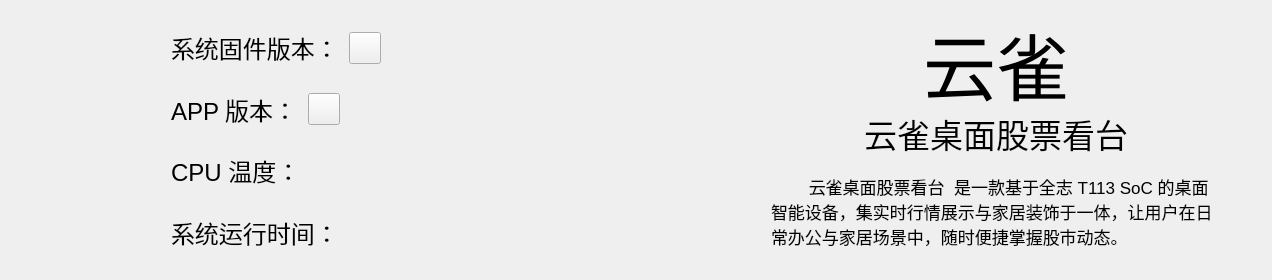
<?xml version="1.0" encoding="UTF-8"?>
<ui version="4.0">
 <class>SysinfoPage</class>
 <widget class="QWidget" name="SysinfoPage">
  <property name="geometry">
   <rect>
    <x>0</x>
    <y>0</y>
    <width>1272</width>
    <height>280</height>
   </rect>
  </property>
  <property name="sizePolicy">
   <sizepolicy hsizetype="Fixed" vsizetype="Preferred">
    <horstretch>0</horstretch>
    <verstretch>0</verstretch>
   </sizepolicy>
  </property>
  <property name="minimumSize">
   <size>
    <width>1272</width>
    <height>0</height>
   </size>
  </property>
  <property name="windowTitle">
   <string>Form</string>
  </property>
  <layout class="QHBoxLayout" name="horizontalLayout_8">
   <item>
    <spacer name="horizontalSpacer_7">
     <property name="orientation">
      <enum>Qt::Horizontal</enum>
     </property>
     <property name="sizeHint" stdset="0">
      <size>
       <width>40</width>
       <height>20</height>
      </size>
     </property>
    </spacer>
   </item>
   <item>
    <widget class="QWidget" name="infoWidget" native="true">
     <layout class="QVBoxLayout" name="verticalLayout">
      <item>
       <widget class="QWidget" name="sysVerWidget" native="true">
        <property name="minimumSize">
         <size>
          <width>0</width>
          <height>0</height>
         </size>
        </property>
        <layout class="QHBoxLayout" name="horizontalLayout_4">
         <property name="spacing">
          <number>10</number>
         </property>
         <property name="leftMargin">
          <number>0</number>
         </property>
         <property name="topMargin">
          <number>0</number>
         </property>
         <property name="rightMargin">
          <number>0</number>
         </property>
         <property name="bottomMargin">
          <number>0</number>
         </property>
         <item>
          <widget class="QLabel" name="sysVerIconLabel">
           <property name="sizePolicy">
            <sizepolicy hsizetype="Fixed" vsizetype="Fixed">
             <horstretch>0</horstretch>
             <verstretch>0</verstretch>
            </sizepolicy>
           </property>
           <property name="minimumSize">
            <size>
             <width>48</width>
             <height>48</height>
            </size>
           </property>
           <property name="maximumSize">
            <size>
             <width>48</width>
             <height>48</height>
            </size>
           </property>
           <property name="text">
            <string/>
           </property>
           <property name="pixmap">
            <pixmap resource="../../res.qrc">:/res/icon/pageIcon/sysinfoPage/version-sys.png</pixmap>
           </property>
          </widget>
         </item>
         <item>
          <widget class="QLabel" name="sysVerLabel">
           <property name="sizePolicy">
            <sizepolicy hsizetype="Preferred" vsizetype="Fixed">
             <horstretch>0</horstretch>
             <verstretch>0</verstretch>
            </sizepolicy>
           </property>
           <property name="minimumSize">
            <size>
             <width>0</width>
             <height>0</height>
            </size>
           </property>
           <property name="font">
            <font>
             <pointsize>18</pointsize>
            </font>
           </property>
           <property name="text">
            <string>系统固件版本：</string>
           </property>
          </widget>
         </item>
         <item>
          <widget class="QPushButton" name="sysUpdateBtn">
           <property name="maximumSize">
            <size>
             <width>32</width>
             <height>32</height>
            </size>
           </property>
           <property name="text">
            <string/>
           </property>
           <property name="iconSize">
            <size>
             <width>32</width>
             <height>32</height>
            </size>
           </property>
          </widget>
         </item>
         <item>
          <spacer name="horizontalSpacer_11">
           <property name="orientation">
            <enum>Qt::Horizontal</enum>
           </property>
           <property name="sizeHint" stdset="0">
            <size>
             <width>40</width>
             <height>20</height>
            </size>
           </property>
          </spacer>
         </item>
        </layout>
       </widget>
      </item>
      <item>
       <widget class="QWidget" name="appVerWidget" native="true">
        <layout class="QHBoxLayout" name="horizontalLayout_3">
         <property name="spacing">
          <number>10</number>
         </property>
         <property name="leftMargin">
          <number>0</number>
         </property>
         <property name="topMargin">
          <number>0</number>
         </property>
         <property name="rightMargin">
          <number>0</number>
         </property>
         <property name="bottomMargin">
          <number>0</number>
         </property>
         <item>
          <widget class="QLabel" name="appVerIconLabel">
           <property name="sizePolicy">
            <sizepolicy hsizetype="Fixed" vsizetype="Fixed">
             <horstretch>0</horstretch>
             <verstretch>0</verstretch>
            </sizepolicy>
           </property>
           <property name="minimumSize">
            <size>
             <width>48</width>
             <height>48</height>
            </size>
           </property>
           <property name="maximumSize">
            <size>
             <width>48</width>
             <height>48</height>
            </size>
           </property>
           <property name="text">
            <string/>
           </property>
           <property name="pixmap">
            <pixmap resource="../../res.qrc">:/res/icon/pageIcon/sysinfoPage/version-app.png</pixmap>
           </property>
          </widget>
         </item>
         <item>
          <widget class="QLabel" name="appVerLabel">
           <property name="sizePolicy">
            <sizepolicy hsizetype="Preferred" vsizetype="Fixed">
             <horstretch>0</horstretch>
             <verstretch>0</verstretch>
            </sizepolicy>
           </property>
           <property name="font">
            <font>
             <pointsize>18</pointsize>
            </font>
           </property>
           <property name="text">
            <string>APP 版本：</string>
           </property>
          </widget>
         </item>
         <item>
          <widget class="QPushButton" name="appUpdateBtn">
           <property name="maximumSize">
            <size>
             <width>32</width>
             <height>32</height>
            </size>
           </property>
           <property name="text">
            <string/>
           </property>
           <property name="iconSize">
            <size>
             <width>32</width>
             <height>32</height>
            </size>
           </property>
          </widget>
         </item>
         <item>
          <spacer name="horizontalSpacer_8">
           <property name="orientation">
            <enum>Qt::Horizontal</enum>
           </property>
           <property name="sizeHint" stdset="0">
            <size>
             <width>40</width>
             <height>20</height>
            </size>
           </property>
          </spacer>
         </item>
        </layout>
       </widget>
      </item>
      <item>
       <widget class="QWidget" name="cpuTempWIdget" native="true">
        <layout class="QHBoxLayout" name="horizontalLayout_2">
         <property name="spacing">
          <number>10</number>
         </property>
         <property name="leftMargin">
          <number>0</number>
         </property>
         <property name="topMargin">
          <number>0</number>
         </property>
         <property name="rightMargin">
          <number>0</number>
         </property>
         <property name="bottomMargin">
          <number>0</number>
         </property>
         <item>
          <widget class="QLabel" name="cpuTempIconLabel">
           <property name="sizePolicy">
            <sizepolicy hsizetype="Fixed" vsizetype="Fixed">
             <horstretch>0</horstretch>
             <verstretch>0</verstretch>
            </sizepolicy>
           </property>
           <property name="minimumSize">
            <size>
             <width>48</width>
             <height>48</height>
            </size>
           </property>
           <property name="maximumSize">
            <size>
             <width>48</width>
             <height>48</height>
            </size>
           </property>
           <property name="text">
            <string/>
           </property>
           <property name="pixmap">
            <pixmap resource="../../res.qrc">:/res/icon/pageIcon/sysinfoPage/cputemp.png</pixmap>
           </property>
          </widget>
         </item>
         <item>
          <widget class="QLabel" name="cpuTempLabel">
           <property name="sizePolicy">
            <sizepolicy hsizetype="Preferred" vsizetype="Fixed">
             <horstretch>0</horstretch>
             <verstretch>0</verstretch>
            </sizepolicy>
           </property>
           <property name="minimumSize">
            <size>
             <width>350</width>
             <height>0</height>
            </size>
           </property>
           <property name="font">
            <font>
             <pointsize>18</pointsize>
            </font>
           </property>
           <property name="text">
            <string>CPU 温度：</string>
           </property>
          </widget>
         </item>
        </layout>
       </widget>
      </item>
      <item>
       <widget class="QWidget" name="sysRunTimeWidget" native="true">
        <layout class="QHBoxLayout" name="horizontalLayout">
         <property name="spacing">
          <number>10</number>
         </property>
         <property name="leftMargin">
          <number>0</number>
         </property>
         <property name="topMargin">
          <number>0</number>
         </property>
         <property name="rightMargin">
          <number>0</number>
         </property>
         <property name="bottomMargin">
          <number>0</number>
         </property>
         <item>
          <widget class="QLabel" name="sysRunTimeIconLabel">
           <property name="sizePolicy">
            <sizepolicy hsizetype="Fixed" vsizetype="Fixed">
             <horstretch>0</horstretch>
             <verstretch>0</verstretch>
            </sizepolicy>
           </property>
           <property name="minimumSize">
            <size>
             <width>48</width>
             <height>48</height>
            </size>
           </property>
           <property name="maximumSize">
            <size>
             <width>48</width>
             <height>48</height>
            </size>
           </property>
           <property name="text">
            <string/>
           </property>
           <property name="pixmap">
            <pixmap resource="../../res.qrc">:/res/icon/pageIcon/sysinfoPage/runtime.png</pixmap>
           </property>
          </widget>
         </item>
         <item>
          <widget class="QLabel" name="sysRunTimeLabel">
           <property name="sizePolicy">
            <sizepolicy hsizetype="Preferred" vsizetype="Fixed">
             <horstretch>0</horstretch>
             <verstretch>0</verstretch>
            </sizepolicy>
           </property>
           <property name="minimumSize">
            <size>
             <width>350</width>
             <height>0</height>
            </size>
           </property>
           <property name="font">
            <font>
             <pointsize>18</pointsize>
            </font>
           </property>
           <property name="text">
            <string>系统运行时间：</string>
           </property>
          </widget>
         </item>
        </layout>
       </widget>
      </item>
     </layout>
    </widget>
   </item>
   <item>
    <spacer name="horizontalSpacer_9">
     <property name="orientation">
      <enum>Qt::Horizontal</enum>
     </property>
     <property name="sizeHint" stdset="0">
      <size>
       <width>40</width>
       <height>20</height>
      </size>
     </property>
    </spacer>
   </item>
   <item>
    <widget class="QWidget" name="splitWidget" native="true">
     <property name="sizePolicy">
      <sizepolicy hsizetype="Fixed" vsizetype="Fixed">
       <horstretch>0</horstretch>
       <verstretch>0</verstretch>
      </sizepolicy>
     </property>
     <property name="minimumSize">
      <size>
       <width>3</width>
       <height>120</height>
      </size>
     </property>
     <property name="maximumSize">
      <size>
       <width>3</width>
       <height>120</height>
      </size>
     </property>
    </widget>
   </item>
   <item>
    <spacer name="horizontalSpacer_10">
     <property name="orientation">
      <enum>Qt::Horizontal</enum>
     </property>
     <property name="sizeHint" stdset="0">
      <size>
       <width>40</width>
       <height>20</height>
      </size>
     </property>
    </spacer>
   </item>
   <item>
    <widget class="QWidget" name="introduceWidget" native="true">
     <layout class="QVBoxLayout" name="verticalLayout_2">
      <property name="spacing">
       <number>0</number>
      </property>
      <property name="leftMargin">
       <number>0</number>
      </property>
      <property name="topMargin">
       <number>8</number>
      </property>
      <property name="rightMargin">
       <number>0</number>
      </property>
      <property name="bottomMargin">
       <number>23</number>
      </property>
      <item>
       <widget class="QWidget" name="titleWidget" native="true">
        <property name="maximumSize">
         <size>
          <width>16777215</width>
          <height>90</height>
         </size>
        </property>
        <layout class="QHBoxLayout" name="horizontalLayout_5">
         <property name="spacing">
          <number>0</number>
         </property>
         <property name="leftMargin">
          <number>0</number>
         </property>
         <property name="topMargin">
          <number>0</number>
         </property>
         <property name="rightMargin">
          <number>0</number>
         </property>
         <property name="bottomMargin">
          <number>0</number>
         </property>
         <item>
          <spacer name="horizontalSpacer">
           <property name="orientation">
            <enum>Qt::Horizontal</enum>
           </property>
           <property name="sizeHint" stdset="0">
            <size>
             <width>192</width>
             <height>20</height>
            </size>
           </property>
          </spacer>
         </item>
         <item>
          <widget class="QLabel" name="titleLabel">
           <property name="maximumSize">
            <size>
             <width>16777215</width>
             <height>100</height>
            </size>
           </property>
           <property name="font">
            <font>
             <pointsize>55</pointsize>
            </font>
           </property>
           <property name="text">
            <string>云雀</string>
           </property>
           <property name="alignment">
            <set>Qt::AlignCenter</set>
           </property>
          </widget>
         </item>
         <item>
          <spacer name="horizontalSpacer_2">
           <property name="orientation">
            <enum>Qt::Horizontal</enum>
           </property>
           <property name="sizeHint" stdset="0">
            <size>
             <width>192</width>
             <height>20</height>
            </size>
           </property>
          </spacer>
         </item>
        </layout>
       </widget>
      </item>
      <item>
       <widget class="QWidget" name="title2Widget" native="true">
        <property name="sizePolicy">
         <sizepolicy hsizetype="Preferred" vsizetype="Preferred">
          <horstretch>0</horstretch>
          <verstretch>0</verstretch>
         </sizepolicy>
        </property>
        <property name="maximumSize">
         <size>
          <width>16777215</width>
          <height>130</height>
         </size>
        </property>
        <layout class="QHBoxLayout" name="horizontalLayout_7">
         <property name="spacing">
          <number>0</number>
         </property>
         <property name="leftMargin">
          <number>0</number>
         </property>
         <property name="topMargin">
          <number>0</number>
         </property>
         <property name="rightMargin">
          <number>0</number>
         </property>
         <property name="bottomMargin">
          <number>0</number>
         </property>
         <item>
          <spacer name="horizontalSpacer_5">
           <property name="orientation">
            <enum>Qt::Horizontal</enum>
           </property>
           <property name="sizeHint" stdset="0">
            <size>
             <width>40</width>
             <height>20</height>
            </size>
           </property>
          </spacer>
         </item>
         <item>
          <widget class="QLabel" name="title2Label">
           <property name="maximumSize">
            <size>
             <width>16777215</width>
             <height>55</height>
            </size>
           </property>
           <property name="font">
            <font>
             <pointsize>25</pointsize>
            </font>
           </property>
           <property name="layoutDirection">
            <enum>Qt::LeftToRight</enum>
           </property>
           <property name="text">
            <string>云雀桌面股票看台</string>
           </property>
           <property name="alignment">
            <set>Qt::AlignCenter</set>
           </property>
          </widget>
         </item>
         <item>
          <spacer name="horizontalSpacer_6">
           <property name="orientation">
            <enum>Qt::Horizontal</enum>
           </property>
           <property name="sizeHint" stdset="0">
            <size>
             <width>40</width>
             <height>20</height>
            </size>
           </property>
          </spacer>
         </item>
        </layout>
       </widget>
      </item>
      <item>
       <spacer name="verticalSpacer">
        <property name="orientation">
         <enum>Qt::Vertical</enum>
        </property>
        <property name="sizeHint" stdset="0">
         <size>
          <width>20</width>
          <height>40</height>
         </size>
        </property>
       </spacer>
      </item>
      <item>
       <widget class="QWidget" name="titleBodyWidget" native="true">
        <layout class="QHBoxLayout" name="horizontalLayout_6">
         <property name="spacing">
          <number>0</number>
         </property>
         <property name="leftMargin">
          <number>0</number>
         </property>
         <property name="topMargin">
          <number>0</number>
         </property>
         <property name="rightMargin">
          <number>0</number>
         </property>
         <property name="bottomMargin">
          <number>0</number>
         </property>
         <item>
          <spacer name="horizontalSpacer_3">
           <property name="orientation">
            <enum>Qt::Horizontal</enum>
           </property>
           <property name="sizeHint" stdset="0">
            <size>
             <width>40</width>
             <height>20</height>
            </size>
           </property>
          </spacer>
         </item>
         <item>
          <widget class="QLabel" name="titleBodyLabel">
           <property name="sizePolicy">
            <sizepolicy hsizetype="Preferred" vsizetype="Fixed">
             <horstretch>0</horstretch>
             <verstretch>0</verstretch>
            </sizepolicy>
           </property>
           <property name="minimumSize">
            <size>
             <width>450</width>
             <height>0</height>
            </size>
           </property>
           <property name="maximumSize">
            <size>
             <width>16777215</width>
             <height>70</height>
            </size>
           </property>
           <property name="font">
            <font>
             <pointsize>13</pointsize>
            </font>
           </property>
           <property name="text">
            <string>        云雀桌面股票看台  是一款基于全志 T113 SoC 的桌面智能设备，集实时行情展示与家居装饰于一体，让用户在日常办公与家居场景中，随时便捷掌握股市动态。</string>
           </property>
           <property name="wordWrap">
            <bool>true</bool>
           </property>
          </widget>
         </item>
         <item>
          <spacer name="horizontalSpacer_4">
           <property name="orientation">
            <enum>Qt::Horizontal</enum>
           </property>
           <property name="sizeHint" stdset="0">
            <size>
             <width>40</width>
             <height>20</height>
            </size>
           </property>
          </spacer>
         </item>
        </layout>
       </widget>
      </item>
     </layout>
    </widget>
   </item>
  </layout>
 </widget>
 <resources>
  <include location="../../res.qrc"/>
 </resources>
 <connections/>
</ui>
